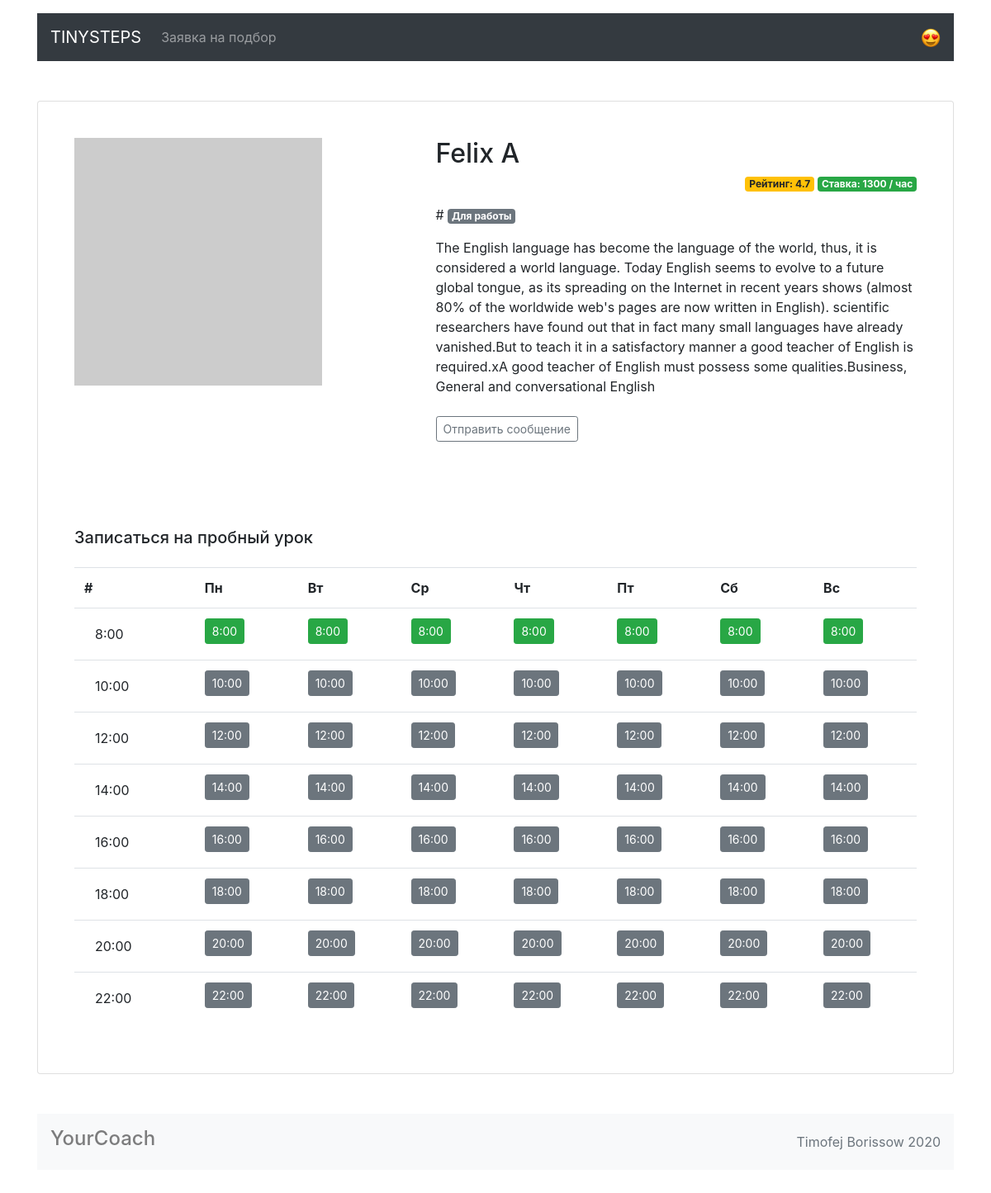
/profiles/3, run on the app's committed database.
### app.py (models this page shows)
class Teacher(db.Model):
    __tablename__ = "teacher"
    id = db.Column(db.Integer, primary_key=True)
    name = db.Column(db.String(50), nullable=False)
    about = db.Column(db.String(500), nullable=False)
    rating = db.Column(db.Float, nullable=False)
    picture = db.Column(db.String(200), unique=True, nullable=False)
    price = db.Column(db.Integer, nullable=False)
    goals = db.relationship("Goals", uselist=False, back_populates="teacher")
    free = db.Column(db.JSON, nullable=False)
    booking = db.relationship("Booking", back_populates="teacher")

### app.py (the view)
@app.route("/profiles/<id>")
def teacher(id):
    teacher = db.session.query(Teacher).get(id)
    goalslist = []
    if teacher.goals.travel:
        goalslist.append("travel")
    if teacher.goals.study:
        goalslist.append("study")
    if teacher.goals.relocate:
        goalslist.append("relocate")
    if teacher.goals.work:
        goalslist.append("work")
    contents = teacher.free
    output = render_template("profile.html", name=teacher.name, about=teacher.about,
                             rating=teacher.rating, price=teacher.price,
                             picture=teacher.picture, goals=data.goals, goalslist=goalslist,
                             days=contents, id=id)
    return output

### templates/profile.html
{% extends 'base.html' %}
{% block container %}
        <div class="card my-5  mx-auto ">
            <div class="card-body m-4">
                <div class="row">
                    <div class="col-5"><img src={{picture}} class="img-fluid"></div>
                    <div class="col-7">
                        <h2>{{name}}</h2>
                            <ul class="pagination justify-content-end">
                            <span  class=" badge badge-warning"> Рейтинг: {{rating}} </span>
                            <span class="ml-1 badge badge-success"> Ставка: {{price}} / час </span>
                            </ul>
                        <p>#
                             {% for go in goalslist %}
                            <span class="badge badge-secondary mr-1">{{goals[go]}}</span>
                            {% endfor %}
                        </p>
                        <p >{{about}}
                            <br> <br>
                        <a href="" class="btn btn-outline-secondary btn-sm ">Отправить сообщение</a>
                    </div>
                </div>
            </div>
            <div class="card-body  m-4">
                <h5 class="mb-4">Записаться на пробный урок</h5>
                <table class="table">
                    <tr>
                        <th>#</th>
                        <th>Пн</th>
                        <th>Вт</th>
                        <th>Ср</th>
                        <th>Чт</th>
                        <th>Пт</th>
                        <th>Сб</th>
                        <th>Вс</th>
                    </tr>
                    <tr>
                        <td><span class="btn">8:00</span></td>
                        {% for day in days%}
                            {% if days[day]["8:00"] %}
                                <td><a href="/booking/{{id}}/{{day}}/8" class="btn btn-sm btn-success">8:00</a></td>
                            {% else %}
                                <td><a href="" class="btn btn-sm btn-secondary">8:00</a></td>
                            {% endif %}
                        {% endfor %}
                    </tr>
                    <tr>
                        <td><span class="btn">10:00</span></td>
                        {% for day in days%}
                            {% if days[day]["10:00"] %}
                                <td><a href="/booking/{{id}}/10" class="btn btn-sm btn-success">10:00</a></td>
                            {% else %}
                                <td><a href="" class="btn btn-sm btn-secondary">10:00</a></td>
                            {% endif %}
                        {% endfor %}
                    </tr>
                    <tr>
                        <td><span class="btn">12:00</span></td>
                        {% for day in days%}
                            {% if days[day]["12:00"] %}
                                <td><a href="/booking/{{id}}/12" class="btn btn-sm btn-success">12:00</a></td>
                            {% else %}
                                <td><a href="" class="btn btn-sm btn-secondary">12:00</a></td>
                            {% endif %}
                        {% endfor %}
                    </tr>
                    <tr>
                        <td><span class="btn">14:00</span></td>
                        {% for day in days%}
                            {% if days[day]["14:00"] %}
                                <td><a href="/booking/{{id}}/14" class="btn btn-sm btn-success">14:00</a></td>
                            {% else %}
                                <td><a href="" class="btn btn-sm btn-secondary">14:00</a></td>
                            {% endif %}
                        {% endfor %}
                    </tr>
                    <tr>
                        <td><span class="btn">16:00</span></td>
                        {% for day in days%}
                            {% if days[day]["16:00"] %}
                                <td><a href="/booking/{{id}}/16" class="btn btn-sm btn-success">16:00</a></td>
                            {% else %}
                                <td><a href="" class="btn btn-sm btn-secondary">16:00</a></td>
                            {% endif %}
                        {% endfor %}
                    </tr>
                    <tr>
                        <td><span class="btn">18:00</span></td>
                        {% for day in days%}
                            {% if days[day]["18:00"] %}
                                <td><a href="/booking/{{id}}/18" class="btn btn-sm btn-success">18:00</a></td>
                            {% else %}
                                <td><a href="" class="btn btn-sm btn-secondary">18:00</a></td>
                            {% endif %}
                        {% endfor %}
                    </tr>
                    <tr>
                        <td><span class="btn">20:00</span></td>
                        {% for day in days%}
                            {% if days[day]["20:00"] %}
                                <td><a href="/booking/{{id}}/20" class="btn btn-sm btn-success">20:00</a></td>
                            {% else %}
                                <td><a href="" class="btn btn-sm btn-secondary">20:00</a></td>
                            {% endif %}
                        {% endfor %}
                    </tr>
                    <tr>
                        <td><span class="btn">22:00</span></td>
                        {% for day in days%}
                            {% if days[day]["22:00"] %}
                                <td><a href="/booking/{{id}}/22" class="btn btn-sm btn-success">22:00</a></td>
                            {% else %}
                                <td><a href="" class="btn btn-sm btn-secondary">22:00</a></td>
                            {% endif %}
                        {% endfor %}
                    </tr>
                </table>
            </div>
        </div>
    {% endblock %}

### data on the page
Teacher: name "Felix A", rating "4.7", price "1300", about "The English language has become the language of the world, thus, it is considered a world language. Today English seems to evolve to a future global tongue, as its spreading on the Internet in recent years shows (almost 80% of the worldwide web's pages are now written in English). scientific researchers have found out that in fact many small languages have already vanished.But to teach it in a satisfactory manner a good teacher of English is required.xA good teacher of English must possess some qualities.Business, General and conversational English"

### other printed values
{{ goals[go] }} "Для работы"
